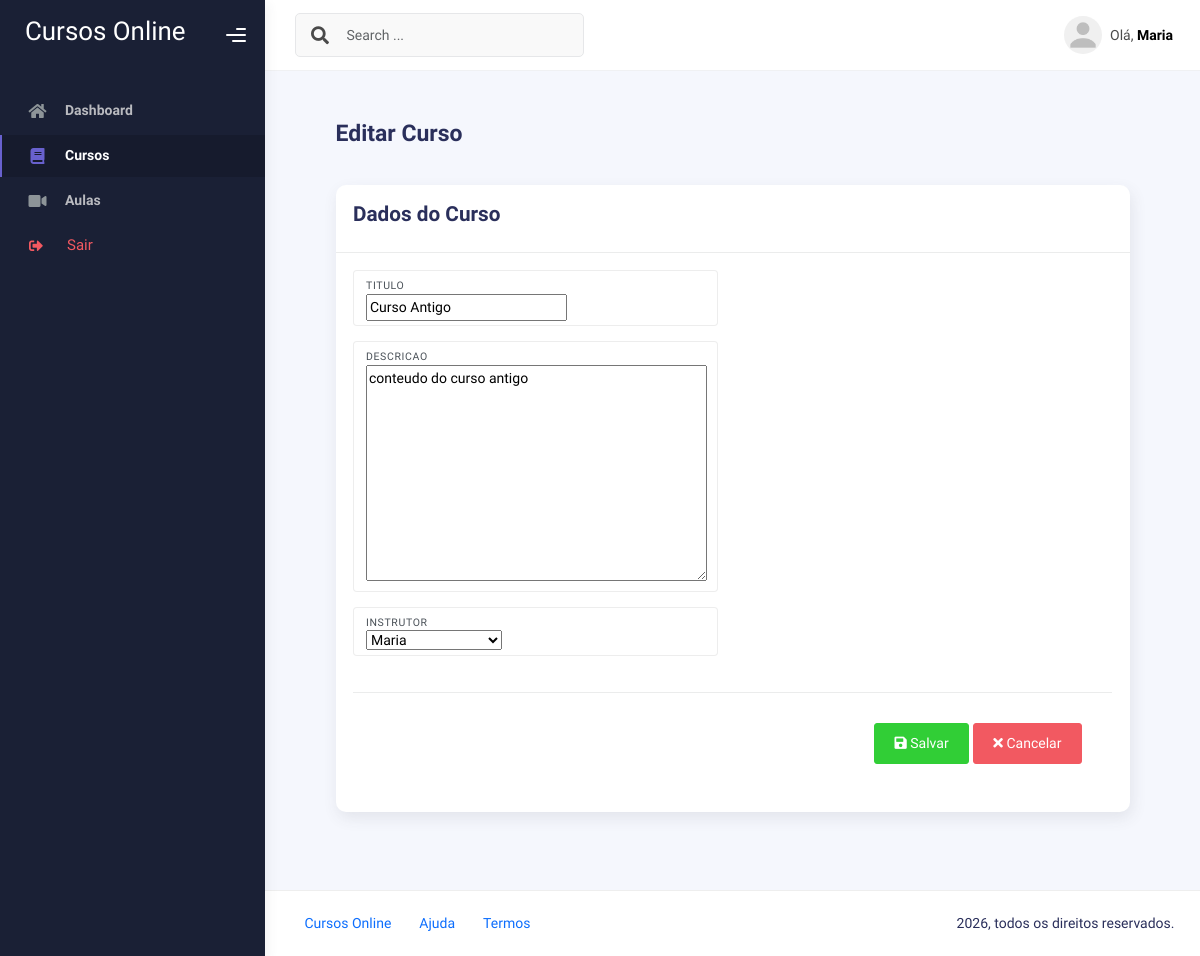
Screenshot of /cursos/editar/6/ (signed in) with the database file from the repository.
### core/models.py (models this page shows, shortened)
class Curso(models.Model):
    titulo = models.CharField(max_length=100)
    descricao = models.TextField()
    instrutor = models.ForeignKey(User, on_delete=models.CASCADE, related_name='cursos')
    data_criacao = models.DateTimeField(auto_now_add=True)

### core/views.py (the view)
# urls.py: path('cursos/editar/<int:pk>/', views.curso_edit, name='curso_edit'),
@login_required
def curso_edit(request, pk):
    curso = get_object_or_404(Curso, pk=pk)
    if request.user != curso.instrutor and not request.user.is_staff:
        return redirect('curso_list')
    if request.method == 'POST':
        form = CursoForm(request.POST, instance=curso)
        if form.is_valid():
            form.save()
            return redirect('curso_list')
    else:
        form = CursoForm(instance=curso)
    return render(request, 'core/curso_form.html', {'form': form})

### core/forms.py
class CursoForm(forms.ModelForm):
    class Meta:
        model = Curso
        fields = ['titulo', 'descricao', 'instrutor']

### templates/core/curso_form.html (shortened to what this page needs)
{% extends 'base.html' %}
{% block content %}
<div class="container">
  <div class="page-inner">
    <div class="page-header">
      <h3 class="fw-bold mb-3">{% if form.instance.pk %}Editar Curso{% else %}Novo Curso{% endif %}</h3>
    </div>
    <div class="row">
      <div class="col-md-12">
        <div class="card">
          <div class="card-header">
            <div class="card-title">
              <h4 class="fw-bold">Dados do Curso</h4>
            </div>
          </div>
          <div class="card-body">
            <form method="post">
              <div class="row">
                <div class="col-md-6 col-12">
                  {% for field in form %}
                  <div class="form-group form-group-default">
                    <label>{{ field.label }}</label>
                    {{ field }}
                  </div>
                  {% endfor %}
                </div>
              </div>
              <div class="card-action text-end mt-4 mobile-stack">
                <button type="submit" class="btn btn-success">
                  <i class="fas fa-save mr-2"></i> Salvar
                </button>
                <a href="{% url 'curso_list' %}" class="btn btn-danger">
                  <i class="fas fa-times mr-2"></i> Cancelar
                </a>
              </div>
            </form>
          </div>
        </div>
      </div>
    </div>
  </div>
</div>
{% endblock %}

### templates/base.html (shortened to what this page needs)
{% load static %}
<!DOCTYPE html>
<html lang="pt-br">
  <head>
    <link rel="stylesheet" href="{% static 'assets/css/bootstrap.min.css' %}" />
    <link rel="stylesheet" href="{% static 'assets/css/plugins.min.css' %}" />
    <link rel="stylesheet" href="{% static 'assets/css/kaiadmin.min.css' %}" />
    <link rel="stylesheet" href="{% static 'assets/css/demo.css' %}" />
    <link rel="stylesheet" href="{% static 'assets/css/mobile.css' %}" />
    <link rel="stylesheet" href="https://cdn.jsdelivr.net/npm/bootstrap-icons@1.8.0/font/bootstrap-icons.css">
  </head>
  <body>
    <div class="wrapper">
      {% if user.is_authenticated %}
      <div class="sidebar" data-background-color="dark">
        <div class="Cursos Online">
          <div class="logo-header" data-background-color="dark">
            <a href="{% url 'dashboard' %}" class="logo">
              <h2 style="color: white;">
                Cursos Online
              </h2>
            </a>
            <div class="nav-toggle">
              <button class="btn btn-toggle toggle-sidebar">
                <i class="gg-menu-right"></i>
              </button>
            </div>
          </div>
        </div>
        <div class="sidebar-wrapper scrollbar scrollbar-inner">
          <div class="sidebar-content">
            <ul class="nav nav-secondary">
              <li class="nav-item {% if request.resolver_match.url_name == 'dashboard' %}active{% endif %}">
                <a href="{% url 'dashboard' %}">
                  <i class="fas fa-home"></i>
                  <p>Dashboard</p>
                </a>
              </li>
              <li class="nav-item {% if 'curso' in request.resolver_match.url_name %}active{% endif %}">
                <a href="{% url 'curso_list' %}">
                  <i class="fas fa-book"></i>
                  <p>Cursos</p>
                </a>
              </li>
              <li class="nav-item {% if 'aula' in request.resolver_match.url_name %}active{% endif %}">
                <a href="{% url 'aula_list' %}">
                  <i class="fas fa-video"></i>
                  <p>Aulas</p>
                </a>
              </li>
             <li class="nav-item">
              <form action="{% url 'logout' %}" method="post" class="d-flex align-items-center w-100">
                <button type="submit" class="nav-link text-danger bg-transparent border-0 w-100 text-start d-flex justify-content-between align-items-center">
                  <div class="d-flex align-items-center" style="margin-left: 15px;">
                    <i class="fas fa-sign-out-alt"></i>
                    <p class="mb-0 ms-3">Sair</p>
                  </div>
                </button>
              </form>
            </li>
            </ul>
          </div>
        </div>
      </div>
      {% endif %}
      <div class="main-panel">
        <div class="main-header">
          <nav class="navbar navbar-header navbar-header-transparent navbar-expand-lg border-bottom">
            <div class="container-fluid">
              <nav class="navbar navbar-header-left navbar-expand-lg navbar-form nav-search p-0 d-none d-lg-flex">
                <div class="input-group">
                  <div class="input-group-prepend">
                    <button type="submit" class="btn btn-search pe-1">
                      <i class="fa fa-search search-icon"></i>
                    </button>
                  </div>
                  <input
                    type="text"
                    placeholder="Search ..."
                    class="form-control"
                  />
                </div>
              </nav>
              <ul class="navbar-nav topbar-nav ms-md-auto align-items-center">
                {% if user.is_authenticated %}
                <li class="nav-item topbar-user dropdown hidden-caret">
                  <a
                    class="dropdown-toggle profile-pic"
                    data-bs-toggle="dropdown"
                    href="#"
                    aria-expanded="false"
                  >
                    <div class="avatar-sm">
                      <img
                        src="{% static 'assets/img/profile.png' %}"
                        alt="..."
                        class="avatar-img rounded-circle"
                      />
                    </div>
                    <span class="profile-username">
                      <span class="op-7">Olá,</span>
                      <span class="fw-bold">{{ user.username }}</span>
                    </span>
                  </a>
                </li>
                {% endif %}
              </ul>
            </div>
          </nav>
        </div>
        <div class="container">
          <div class="page-inner">
            {% block content %}
            {% endblock %}
          </div>
        </div>
        <footer class="footer">
          <div class="container-fluid d-flex justify-content-between">
            <nav class="pull-left">
              <ul class="nav">
                <li class="nav-item">
                  <a class="nav-link" href="#">
                    Cursos Online
                  </a>
                </li>
                <li class="nav-item">
                  <a class="nav-link" href="#"> Ajuda </a>
                </li>
                <li class="nav-item">
                  <a class="nav-link" href="#"> Termos </a>
                </li>
              </ul>
            </nav>
            <div class="copyright">
              {% now "Y" %}, todos os direitos reservados.
            </div>
          </div>
        </footer>
  </body>
</html>

### static/assets/css/demo.css (style rules this page uses)
.nav-secondary .nav-item .nav-link { display: flex; align-items: center; justify-content: space-between; }
.nav-secondary .nav-item .nav-link i { margin-right: 10px; }

### rows the page displays
Curso: form "Curso Antigo" "conteudo do curso antigo" "Maria"

### other values shown
{{ user.username }} "Maria"
{{ field.label }} "TITULO" "DESCRICAO" "INSTRUTOR"
